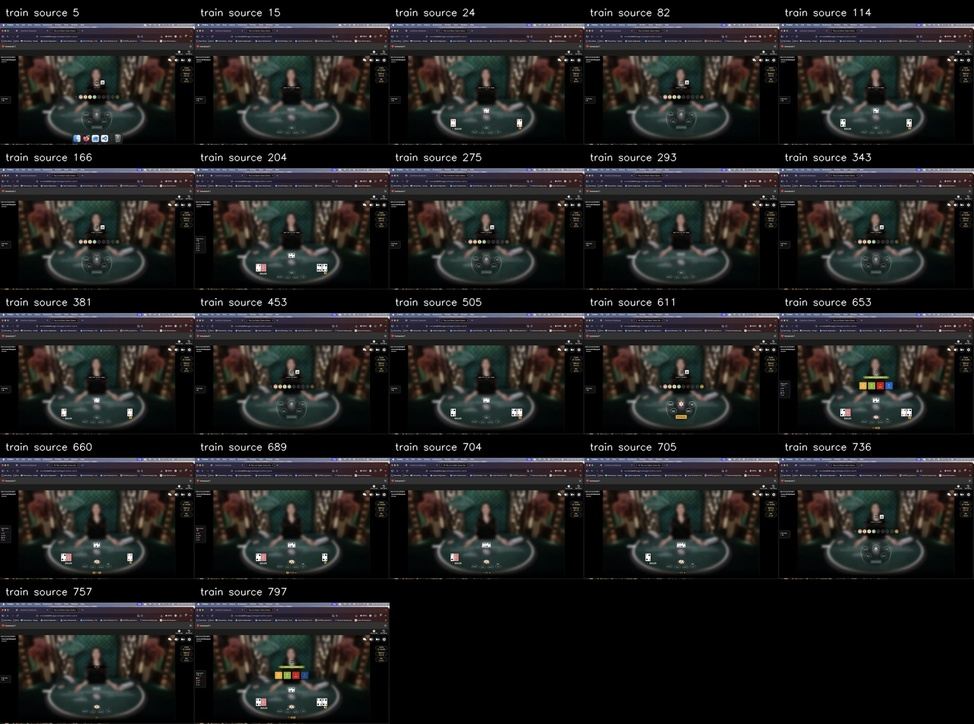
#> input picture detection_dataset/train_contact_sheet.jpg, 974 x 724 px, shrunk from 1500 x 1115 before the run; its folder holds only this picture in this run
$ python -i detect_cards.py   (imports and definitions only)
#> lines starting #> are read from the running program, lines starting #| are printed output that depends on the picture; after the words box and inside, x2 and y2 are one past the last pixel; in counts of white or black regions, pixels touching at a corner belong together
#> further down, picture is the input picture: shape (724, 974, 3); mean B, G, R 31.5, 31.9, 32.5
from dataclasses import dataclass
from pathlib import Path
from typing import List, Tuple
import csv
import math
import re
import shutil

import cv2
import numpy as np


# ============================================================
# PATHS
# ============================================================

CAPTURES_DIR = Path("captures")

OUTPUT_DIR = Path("card_detection")
DEBUG_DIR = OUTPUT_DIR / "debug"
CROPS_DIR = OUTPUT_DIR / "crops"

DETECTIONS_CSV = OUTPUT_DIR / "detections.csv"
FRAMES_CSV = OUTPUT_DIR / "frames.csv"


# ============================================================
# CONFIG
#
# IMPORTANT:
# These are expressed mostly as fractions of the screenshot
# dimensions rather than absolute pixels.
#
# That means moving the browser window or changing monitor
# resolution should not inherently break detection.
# ============================================================

# Bright / neutral card surface
MIN_CARD_VALUE = 145
MAX_CARD_SATURATION = 105

# Full-card geometry
MIN_CARD_HEIGHT_FRAC = 0.025
MAX_CARD_HEIGHT_FRAC = 0.32

MIN_CARD_WIDTH_FRAC = 0.010
MAX_CARD_WIDTH_FRAC = 0.22

MIN_CARD_ASPECT = 0.34
MAX_CARD_ASPECT = 0.98

IDEAL_CARD_ASPECT = 0.70

MIN_WHITE_RATIO = 0.48
MIN_RECTANGULARITY = 0.42

# There should normally be some printed rank/suit ink
# toward the upper-left of a face-up card.
MIN_CORNER_INK_RATIO = 0.004


# Exposed corner / rank-anchor fallback
MIN_ANCHOR_HEIGHT_FRAC = 0.006
MAX_ANCHOR_HEIGHT_FRAC = 0.095

MIN_ANCHOR_WIDTH_FRAC = 0.002
MAX_ANCHOR_WIDTH_FRAC = 0.065

MIN_ANCHOR_WHITE_CONTEXT = 0.28


# Candidate filtering
MIN_FULL_CARD_SCORE = 0.48
MIN_ANCHOR_SCORE = 0.48

FULL_CARD_NMS_IOU = 0.72
ANCHOR_NMS_IOU = 0.45


# Debug output
DEBUG_EVERY_N_FRAMES = 5


# ============================================================
# DATA MODEL
# ============================================================

@dataclass
class Detection:
    kind: str

    x: int
    y: int
    w: int
    h: int

    score: float

    white_ratio: float = 0.0
    rectangularity: float = 0.0
    ink_ratio: float = 0.0

    # [127 lines left out: functions box, center, natural_sort_key, get_capture_paths, box_iou, point_inside_detection, not called in this run]


# ============================================================
# NMS
# ============================================================

def non_max_suppression(
    detections: List[Detection],
    iou_threshold: float,
) -> List[Detection]:

    detections = sorted(
        detections,
        key=lambda d: d.score,
        reverse=True,
    )

    kept = []

    for candidate in detections:

        duplicate = False

        for existing in kept:

            if (
                box_iou(
                    candidate,
                    existing,
                )
                >= iou_threshold
            ):
                duplicate = True
                break

        if not duplicate:
            kept.append(
                candidate
            )

    return kept


# ============================================================
# CARD DETECTOR
# ============================================================

class CardDetector:

    def __init__(self):
        pass


    # --------------------------------------------------------
    # CARD SURFACE MASK
    # --------------------------------------------------------

    def build_card_surface_mask(
        self,
        frame,
    ):
        """
        Detect bright, relatively low-saturation areas.

        This is intentionally based on appearance rather than
        absolute location.
        """

        hsv = cv2.cvtColor(
            frame,
            cv2.COLOR_BGR2HSV,
        )
#> hsv: shape (724, 974, 3); mean H, S, V 49.4, 67.7, 36.7

        lower = np.array(
            [
                0,
                0,
                MIN_CARD_VALUE,
            ],
            dtype=np.uint8,
        )

        upper = np.array(
            [
                179,
                MAX_CARD_SATURATION,
                255,
            ],
            dtype=np.uint8,
        )

        mask = cv2.inRange(
            hsv,
            lower,
            upper,
        )
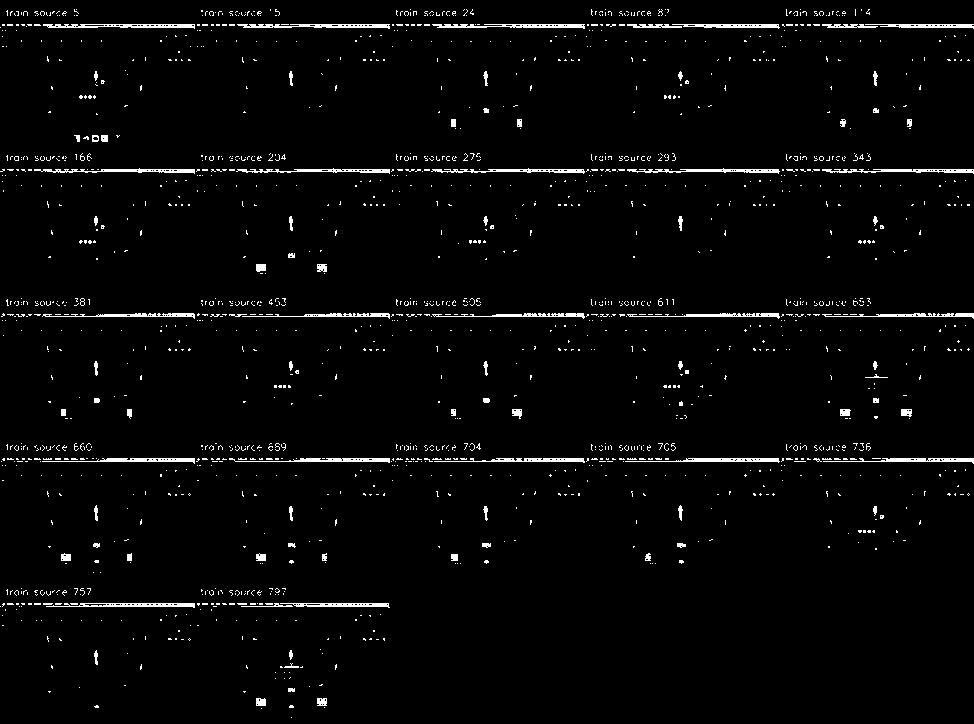
#> mask: shape (724, 974); 2.7% white in thin lines or dots

        kernel = np.ones(
            (3, 3),
            dtype=np.uint8,
        )

        mask = cv2.morphologyEx(
            mask,
            cv2.MORPH_OPEN,
            kernel,
            iterations=1,
        )
#> mask: shape (724, 974); 1% white; 285 white regions (158 under 20 px), largest, box (x1, y1, x2, y2) and area: (686, 313, 733, 317) 145, (686, 169, 722, 172) 108, (694, 458, 721, 462) 108

        mask = cv2.morphologyEx(
            mask,
            cv2.MORPH_CLOSE,
            kernel,
            iterations=2,
        )
#> mask: shape (724, 974); 1.1% white; 171 white regions (57 under 20 px), largest, box (x1, y1, x2, y2) and area: (517, 458, 584, 462) 268, (695, 24, 745, 28) 189, (937, 458, 974, 463) 150

        return mask


    # --------------------------------------------------------
    # PRINTED INK MASK
    # --------------------------------------------------------

    def build_ink_mask(
        self,
        frame,
    ):
        """
        Detect black/dark rank glyphs plus red rank/suit glyphs.
        """

        hsv = cv2.cvtColor(
            frame,
            cv2.COLOR_BGR2HSV,
        )

        h = hsv[:, :, 0]
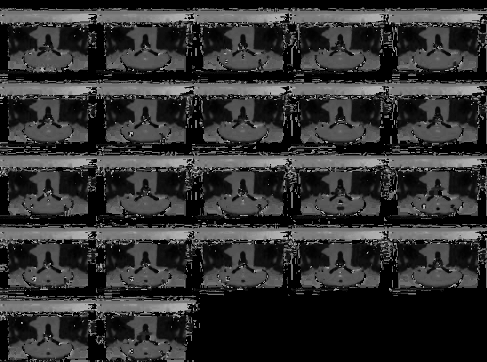
#> h: shape (724, 974) (shown at 1/2 size); min 0, max 179, mean 49.4
        s = hsv[:, :, 1]
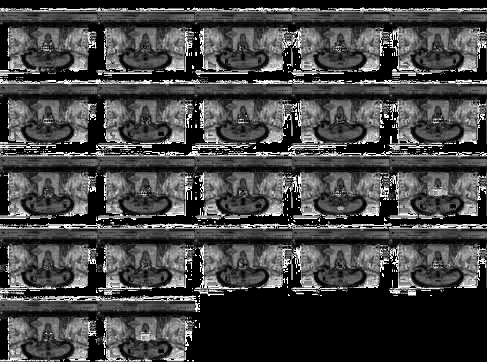
#> s: shape (724, 974) (shown at 1/2 size); min 0, max 255, mean 67.7
        v = hsv[:, :, 2]
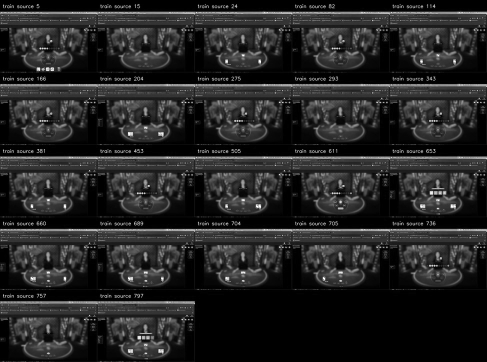
#> v: shape (724, 974) (shown at 1/2 size); min 0, max 255, mean 36.7

        # Black / dark printing
        dark = (
            v < 115
        )
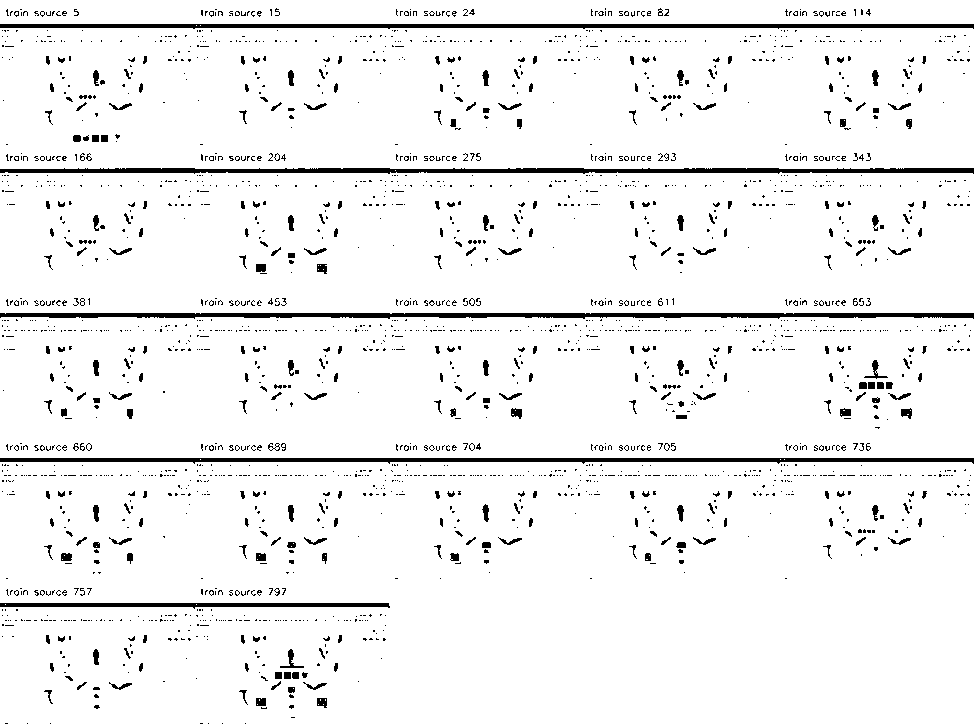
#> dark: shape (724, 974) bool; 94.6% white; 2293 black regions (1991 under 20 px), largest, box (x1, y1, x2, y2) and area: (0, 313, 974, 319) 4355, (0, 168, 974, 174) 4299, (0, 458, 974, 464) 3910

        # Red printing
        red = (
            (
                (h <= 12)
                |
                (h >= 168)
            )
            &
            (s >= 70)
            &
            (v >= 55)
        )
#> red: shape (724, 974) bool; 3.9% white; 1071 white regions (864 under 20 px), largest, box (x1, y1, x2, y2) and area: (807, 201, 835, 230) 368, (28, 491, 56, 521) 366, (417, 491, 446, 520) 366

        ink = (
            dark
            |
            red
        ).astype(
            np.uint8
        ) * 255
#> ink: shape (724, 974); 94.8% white; 2275 black regions (1986 under 20 px)
#> (the rest of the program and of its run is left out)
